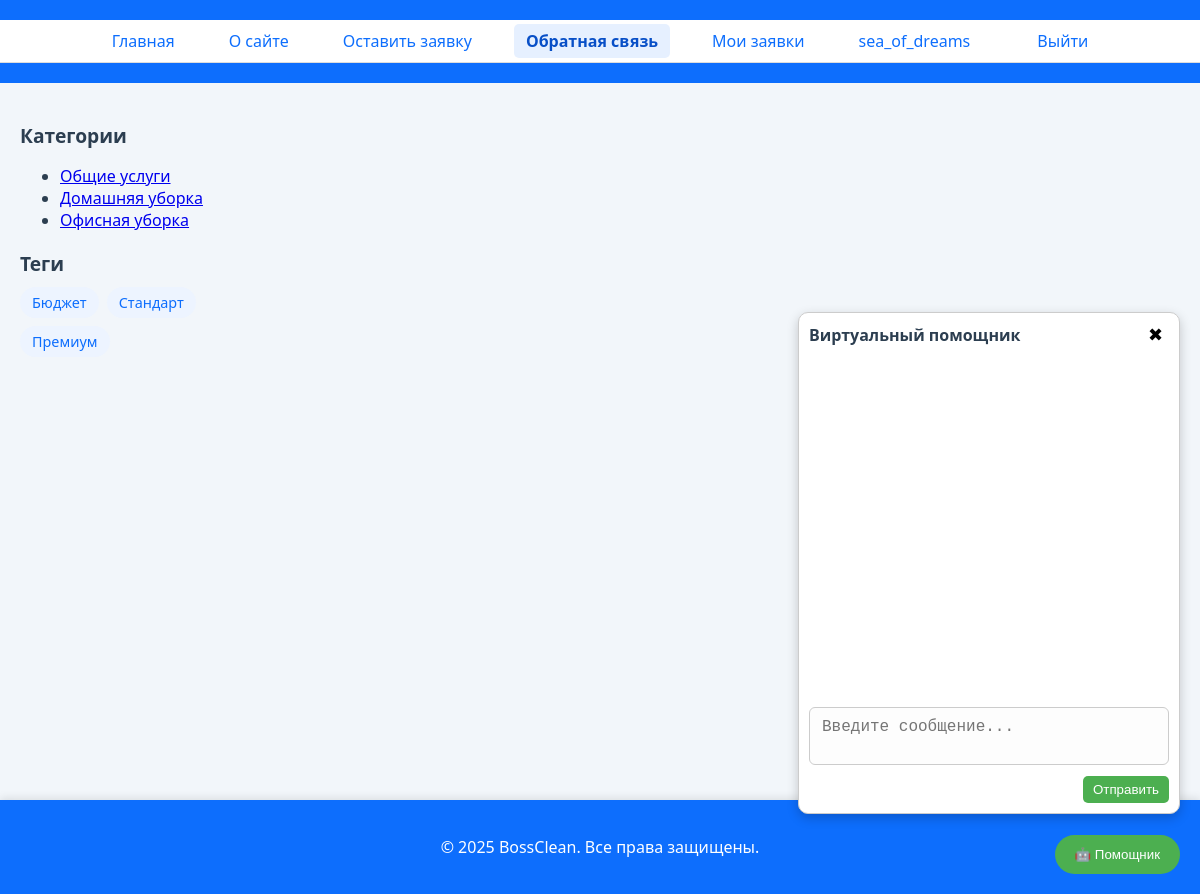
Page /contact/ (signed in) on the committed database.
### users/models.py (models this page shows)
class User(AbstractUser):
    photo = models.ImageField(upload_to="users/%Y/%m/%d/", blank=True, null=True, verbose_name="Фотография")
    date_birth = models.DateField(blank=True, null=True, verbose_name="Дата рождения")
    class Meta:
        verbose_name = 'Пользователь'
        verbose_name_plural = 'Пользователи'

### places/models.py (models this page shows, shortened)
class ServiceCategory(models.Model):
    name = models.CharField(max_length=100, verbose_name='Название категории')
    slug = models.SlugField(unique=True, verbose_name='URL')
    def get_absolute_url(self):
        return reverse('category', kwargs={'cat_slug': self.slug})
    class Meta:
        verbose_name = 'Категория'
        verbose_name_plural = 'Категории'

class TagService(models.Model):
    tag = models.CharField(max_length=100, db_index=True, verbose_name="Название тега")
    slug = models.SlugField(max_length=255, unique=True, db_index=True, verbose_name="URL")
    def get_absolute_url(self):
        return reverse('tag', kwargs={'tag_slug': self.slug})

### places/views.py (the view)
# urls.py: path('contact/', views.contact, name='contact'),
@login_required
@user_passes_test(in_group('Admin'))
def contact(request):
    return render(request, 'places/contact.html', context = { 'active_page': 'contact'})

### places/templatetags/cleaning_tags.py (called while the page is built)
@register.inclusion_tag('places/list_categories.html')
def show_categories(cat_selected=0):
    cats = ServiceCategory.objects.all()
    return {"cats": cats, "cat_selected": cat_selected}

@register.inclusion_tag('places/includes/tag_block.html')
def show_all_tags():
    return {"tags": TagService.objects.all()}

### places/views.py (called while the page is built)
def in_group(group_name):
    def check(user):
        return user.is_authenticated and user.groups.filter(name=group_name).exists()
    return check

### users/context_processors.py (called while the page is built)
def get_main_menu(request):
    return {'mainmenu': menu}

### places/templates/places/contact.html (shortened to what this page needs)
{% extends 'base.html' %}

### places/templates/base.html (shortened to what this page needs)
<!DOCTYPE html>
<html lang="ru">
<head>
    {% load static %}
    {% load cleaning_tags %}
    <link rel="stylesheet" href="{% static 'places/css/styles.css' %}">
</head>
<body>
    <div class="wrapper">
        <header>
            <nav  class="main-menu">
                <ul>
                    {% for m in mainmenu %}
                        <li class="{% if m.url_name == active_page %}selected{% endif %}">
                            <a href="{% url m.url_name %}">{{ m.title }}</a>
                        </li>
                    {% endfor %}
                    {% if user.is_authenticated %}
                        <li class="last {% if request.path == '/my_orders/' %}selected{% endif %}">
                            <a href="{% url 'my_orders' %}">Мои заявки</a>
                        </li>
                        <li class="last {% if request.path == '/users/profile/' %}selected{% endif %}">
                            <a href="{% url 'users:profile' %}">{{ user.username }}</a> |
                        </li>
                        <li class="last">
                            <a href="{% url 'users:logout' %}">Выйти</a>
                          </li>
                    {% endif %}
                </ul>
            </nav>
        </header>
        <div class="main-layout">
            <aside class="sidebar">
                <h3>Категории</h3>
                {% show_categories cat_selected %}
                <h3>Теги</h3>
                {% show_all_tags %}
            </aside>
            <main class="content">
            </main>
        </div>
    </div>
    <footer>
        <p>&copy; 2025 BossClean. Все права защищены.</p>
    </footer>
    {% include "places/includes/yandexgpt.html" %}
</body>
</html>

### places/templates/places/list_categories.html
<ul class="category-list">
    {% for cat in cats %}
        {% if cat.id == cat_selected %}
            <li class="selected">{{ cat.name }}</li>
        {% else %}
            <li><a href="{{ cat.get_absolute_url }}">{{ cat.name }}</a></li>
        {% endif %}
    {% endfor %}
</ul>

### places/templates/places/includes/tag_block.html
{% if tags %}
<div class="tags">
    {% for t in tags %}
        <a href="{{ t.get_absolute_url }}" class="tag">{{ t.tag }}</a>
    {% endfor %}
</div>
{% endif %}

### places/static/places/css/styles.css (style rules this page uses)
html, body { font-family: 'Segoe UI', sans-serif; background-color: #f2f6fa; color: #2c3e50; height: 100%; margin: 0; padding: 0; }
.wrapper { min-height: 100%; display: flex; flex-direction: column; }
.main-layout { flex: 1; display: flex; padding: 20px; }
header { background-color: #0d6efd; color: white; padding: 20px 0; text-align: center; }
nav { background-color: #ffffff; border-bottom: 1px solid #ddd; }
nav ul { display: flex; justify-content: center; flex-wrap: wrap; list-style: none; margin: 0; padding: 10px 0; }
nav ul li { margin: 0 15px; }
nav ul li a { color: #0d6efd; font-size: 1rem; padding: 6px 12px; text-decoration: none; border-radius: 5px; transition: background-color 0.2s; }
nav ul li.selected a { font-weight: bold; background-color: #e6f0ff; color: #084fc7; }
footer { background-color: #0d6efd; color: white; text-align: center; padding: 20px 0; font-size: 1rem; box-shadow: 0 -2px 8px rgba(0, 0, 0, 0.1); }
.main-layout { display: flex; gap: 30px; padding: 20px; flex-wrap: wrap; }
.sidebar { flex: 0 0 250px; }
.content { flex: 1; }
.sidebar h3 { font-size: 1.2rem; margin-bottom: 10px; }
.tags { display: flex; flex-wrap: wrap; gap: 8px; margin-top: 10px; }
.tag { background-color: #edf4ff; color: #0d6efd; padding: 6px 12px; border-radius: 20px; font-size: 0.9rem; text-decoration: none; transition: background-color 0.3s; }

### rows in the picture
User: username "sea_of_dreams"
ServiceCategory: name "Общие услуги"
ServiceCategory: name "Домашняя уборка"
ServiceCategory: name "Офисная уборка"
TagService: tag "Бюджет"
TagService: tag "Стандарт"
TagService: tag "Премиум"

### other values in the picture
{{ m.title }} "Главная" "О сайте" "Оставить заявку" "Обратная связь"
